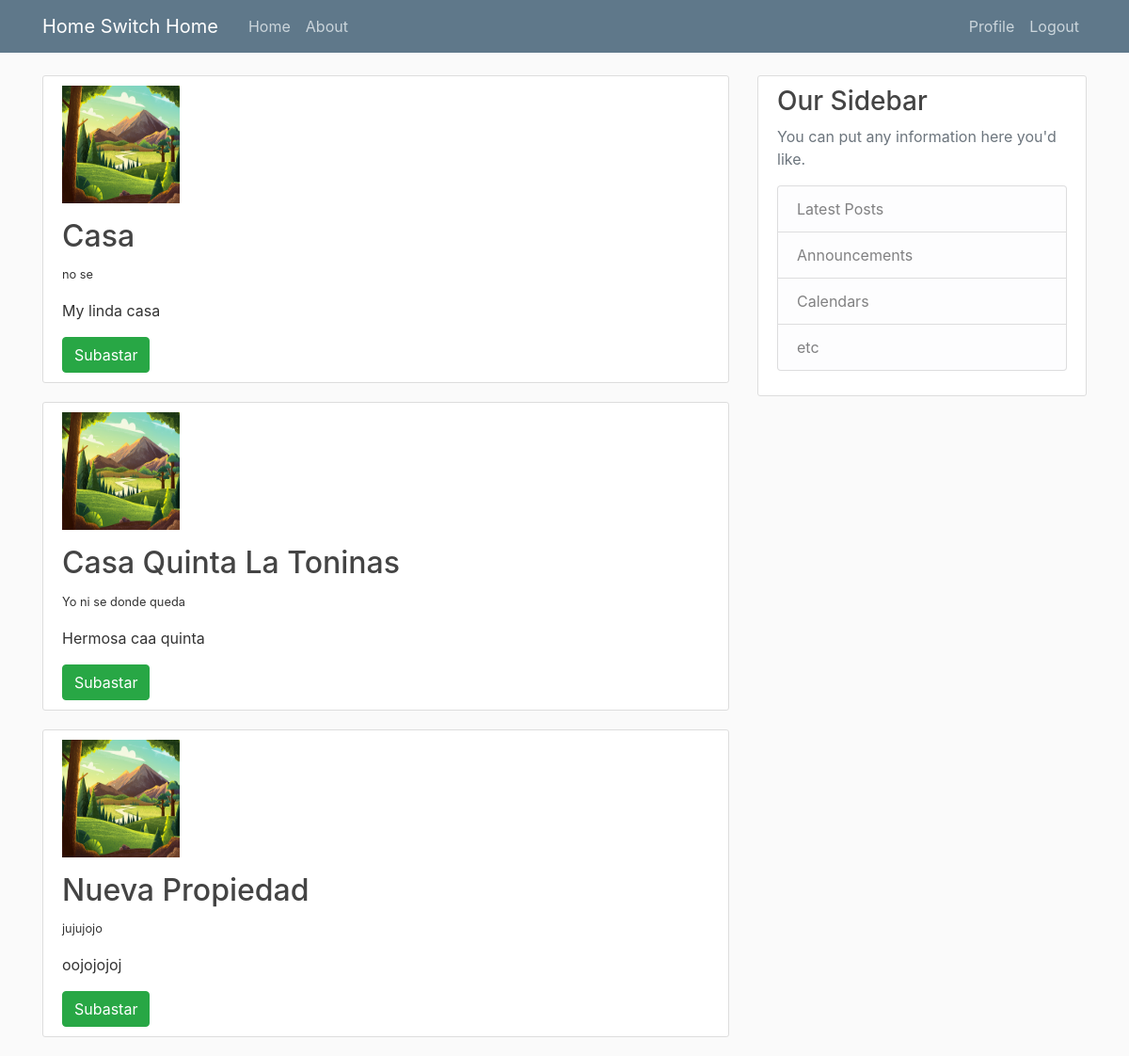
The app's page / (signed in) with its own data.
### app/models.py (models this page shows, shortened)
class PropiedadLiviana (models.Model):
    titulo = models.CharField(max_length=30, default='Nueva Propiedad')
    descripcion = models.CharField(max_length=200)
    tipo = models.ForeignKey(TipoPropiedad, on_delete=models.PROTECT)
    direccion = models.CharField(max_length=200)
    imagen = models.ImageField(default='default.jpg', upload_to='property_image')
    class Meta:
        verbose_name = 'propiedad'

### app/views.py (the view)
# urls.py: path('', views.home, name='app-home'),
def home(request):
    context = {
        'posts': PropiedadLiviana.objects.all()
    }
    return render(request, 'app/propiedades_base.html', context)

### app/templates/app/propiedades_base.html
{% extends "app/base.html" %}
{% block content %}
{% for post in posts %}
<article class="media content-section">
	<div class="media-body">
		<img class="account-img" src="{{ post.imagen.url }}">
		<h2><a class="article-title" href="{% url 'app-detail_auction' pk=post.pk %}">{{ post.titulo }}</a></h2>
		<p><small>{{ post.direccion }}</small></p>
		<p class="article-content">{{ post.descripcion }}</p>
		{% if user.is_authenticated %}
            <button type="button" class="btn btn-success">Subastar</button>
        {% endif %}
	</div>
</article>
{% endfor %}
{% endblock content %}

### app/static/app/main.css (style rules this page uses)
body { background: #fafafa; color: #333333; margin-top: 5rem; }
h1, h2, h3, h4, h5, h6 { color: #444444; }
.content-section { background: #ffffff; padding: 10px 20px; border: 1px solid #dddddd; border-radius: 3px; margin-bottom: 20px; }
.article-title { color: #444444; }
.article-content { white-space: pre-line; }
.account-img { height: 125px; width: 125px; margin-right: 20px; margin-bottom: 16px; }

### records on screen
PropiedadLiviana: imagen (placeholder picture), titulo "Casa", direccion "no se", descripcion "My linda casa"
PropiedadLiviana: imagen (placeholder picture), titulo "Casa Quinta La Toninas", direccion "Yo ni se donde queda", descripcion "Hermosa caa quinta"
PropiedadLiviana: imagen (placeholder picture), titulo "Nueva Propiedad", direccion "jujujojo", descripcion "oojojojoj"
